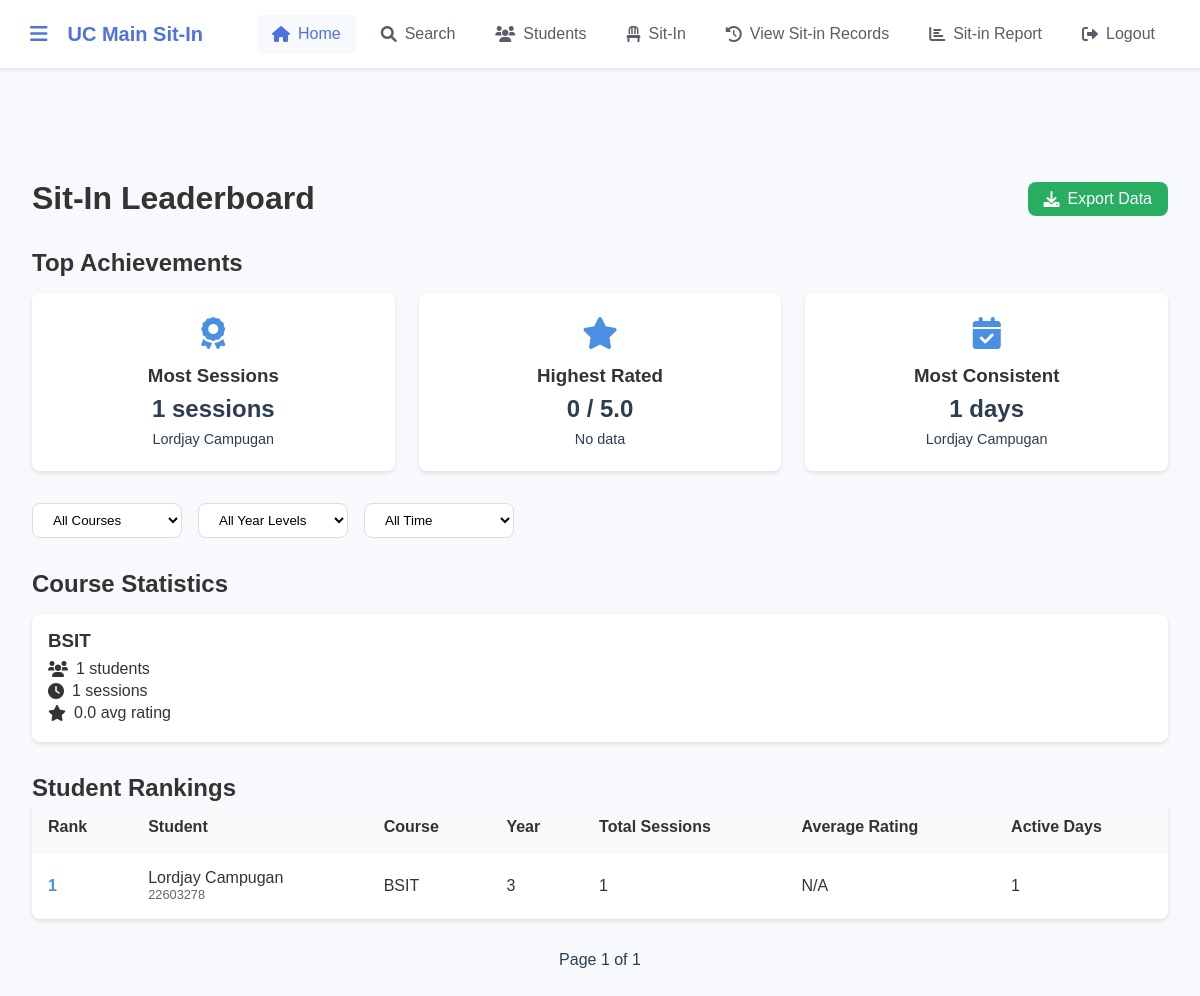
The page /admin/leaderboard (signed in) on the database its author committed.
### tables this page shows
CREATE TABLE users (
idNO VARCHAR(20) PRIMARY KEY,
lastname VARCHAR(100),
firstname VARCHAR(100),
middlename VARCHAR(100),
course VARCHAR(100),
year_level VARCHAR(10),
email VARCHAR(150),
username VARCHAR(50) UNIQUE,
password VARCHAR(100),
session VARCHAR(20),
profile_picture TEXT,
role VARCHAR(20) DEFAULT 'user' CHECK (role IN ('user', 'admin'))
, completed_sessions INTEGER DEFAULT 0);

### app.py (the view)
@app.route('/admin/leaderboard')
@admin_required
def admin_leaderboard():
    course = request.args.get('course')
    year_level = request.args.get('year_level')
    period = request.args.get('period', 'all')  # all, monthly, weekly
    page = request.args.get('page', 1, type=int)
    per_page = 10
    conn = sqlite3.connect(DATABASE)
    cursor = conn.cursor()
    base_query = '''
        SELECT
            u.idNO,
            u.firstname,
            u.lastname,
            u.course,
            u.year_level,
            COUNT(r.id) as total_sessions,
            COUNT(DISTINCT r.date) as unique_days,
            AVG(CASE
                WHEN f.rating IS NOT NULL THEN f.rating
                ELSE NULL
            END) as avg_rating
        FROM users u
        LEFT JOIN reservations r ON u.idNO = r.idno
        LEFT JOIN feedback f ON r.id = f.session_id
        WHERE u.role != 'admin'
    '''
    params = []
    if period == 'monthly':
        base_query += " AND r.date >= date('now', 'start of month')"
    elif period == 'weekly':
        base_query += " AND r.date >= date('now', '-7 days')"
    if course:
        base_query += ' AND u.course = ?'
        params.append(course)
    if year_level:
        base_query += ' AND u.year_level = ?'
        params.append(year_level)
    base_query += '''
        GROUP BY u.idNO, u.firstname, u.lastname, u.course, u.year_level
        HAVING total_sessions > 0
        ORDER BY total_sessions DESC, avg_rating DESC
    '''
    cursor.execute(f'''
        WITH RankedUsers AS ({base_query})
        SELECT
            (SELECT idNO || '|' || firstname || ' ' || lastname || '|' || total_sessions
             FROM RankedUsers ORDER BY total_sessions DESC LIMIT 1) as most_sessions,
            (SELECT idNO || '|' || firstname || ' ' || lastname || '|' || avg_rating
             FROM RankedUsers WHERE avg_rating IS NOT NULL ORDER BY avg_rating DESC LIMIT 1) as highest_rated,
            (SELECT idNO || '|' || firstname || ' ' || lastname || '|' || unique_days
             FROM RankedUsers ORDER BY unique_days DESC LIMIT 1) as most_consistent
    ''', params)
    achievement_row = cursor.fetchone()
    achievements = {
        'most_sessions': {'student': 'No data', 'count': 0},
        'highest_rated': {'student': 'No data', 'rating': 0},
        'most_consistent': {'student': 'No data', 'days': 0}
    }
    if achievement_row[0]:
        idno, name, count = achievement_row[0].split('|')
        achievements['most_sessions'] = {'student': name, 'count': int(count)}
    if achievement_row[1]:
        idno, name, rating = achievement_row[1].split('|')
        achievements['highest_rated'] = {'student': name, 'rating': float(rating)}
    if achievement_row[2]:
        idno, name, days = achievement_row[2].split('|')
        achievements['most_consistent'] = {'student': name, 'days': int(days)}
    cursor.execute('''
        SELECT
            u.course,
            COUNT(DISTINCT u.idNO) as total_students,
            COUNT(r.id) as total_sessions,
            AVG(CASE WHEN f.rating IS NOT NULL THEN f.rating ELSE NULL END) as avg_rating
        FROM users u
        LEFT JOIN reservations r ON u.idNO = r.idno
        LEFT JOIN feedback f ON r.id = f.session_id
        WHERE u.role != 'admin' AND u.course IS NOT NULL
        GROUP BY u.course
        HAVING total_sessions > 0
        ORDER BY total_sessions DESC
    ''')
    course_stats = cursor.fetchall()
    count_query = f"SELECT COUNT(*) FROM ({base_query})"
    cursor.execute(count_query, params)
    total_items = cursor.fetchone()[0]
    total_pages = (total_items + per_page - 1) // per_page
    query = base_query + ' LIMIT ? OFFSET ?'
    params.extend([per_page, (page - 1) * per_page])
    cursor.execute(query, params)
    leaderboard_data = cursor.fetchall()
    leaderboard = []
    for rank, row in enumerate(leaderboard_data, start=1 + (page - 1) * per_page):
        leaderboard.append({
            'rank': rank,
            'idno': row[0],
            'name': f"{row[1]} {row[2]}",
            'course': row[3] or 'Not specified',
            'year_level': row[4] or 'Not specified',
            'total_sessions': row[5],
            'unique_days': row[6],
            'avg_rating': f"{row[7]:.1f}" if row[7] else 'N/A'
        })
    cursor.execute('SELECT DISTINCT course FROM users WHERE course IS NOT NULL')
    courses = [row[0] for row in cursor.fetchall()]
    cursor.execute('SELECT DISTINCT year_level FROM users WHERE year_level IS NOT NULL')
    year_levels = [row[0] for row in cursor.fetchall()]
    conn.close()
    return render_template('admin_leaderboard.html',
                         achievements=achievements,
                         course_stats=course_stats,
                         leaderboard=leaderboard,
                         courses=courses,
                         year_levels=year_levels,
                         page=page,
                         total_pages=total_pages,
                         has_prev=page > 1,
                         has_next=page < total_pages,
                         current_course=course,
                         current_year=year_level,
                         current_period=period)

### app.py (called while the page is built)
def admin_required(f):
    @wraps(f)
    def decorated_function(*args, **kwargs):
        if session.get('role') != 'admin':
            return redirect(url_for('login', error="You do not have permission to access this page."))
        return f(*args, **kwargs)
    return decorated_function

### templates/admin_leaderboard.html (shortened to what this page needs)
<!DOCTYPE html>
<html lang="en">
<head>
    <link rel="stylesheet" href="{{ url_for('static', filename='admin-leaderboard.css') }}">
    <link rel="stylesheet" href="https://cdnjs.cloudflare.com/ajax/libs/font-awesome/6.0.0/css/all.min.css">
    <link rel="stylesheet" href="https://cdn.jsdelivr.net/npm/flatpickr/dist/flatpickr.min.css">
</head>
<body>
    <nav class="navbar">
        <div class="nav-left">
            <button class="menu-toggle" onclick="toggleSidebar()">
                <i class="fas fa-bars"></i>
            </button>
            <div class="logo-text">UC Main Sit-In</div>
        </div>
        <ul class="nav-links">
            <li><a href="{{ url_for('admin_dashboard') }}" class="active"><i class="fas fa-home"></i> Home</a></li>
            <li>
                <a href="#" onclick="toggleSearch()"><i class="fas fa-search"></i> Search</a>
            </li>
            <li><a href="{{ url_for('admin_students') }}"><i class="fas fa-users"></i> Students</a></li>
            <li><a href="{{ url_for('admin_sitin') }}"><i class="fas fa-chair"></i> Sit-In</a></li>
            <li><a href="{{ url_for('admin_sitin_records') }}"><i class="fas fa-history"></i> View Sit-in Records</a></li>
            <li><a href="{{ url_for('admin_sitin_report') }}"><i class="fas fa-chart-bar"></i> Sit-in Report</a></li>
            <li><a href="{{ url_for('logout') }}"><i class="fas fa-sign-out-alt"></i> Logout</a></li>
        </ul>
    </nav>
    <div class="main-content">
        <div class="page-header">
            <h1>Sit-In Leaderboard</h1>
            <div class="header-actions">
                <a href="{{ url_for('export_leaderboard', course=current_course, year_level=current_year, period=current_period) }}" class="export-btn">
                    <i class="fas fa-download"></i> Export Data
                </a>
            </div>
        </div>
        <div class="achievements-section">
            <h2>Top Achievements</h2>
            <div class="achievement-cards">
                <div class="achievement-card">
                    <i class="fas fa-award"></i>
                    <h3>Most Sessions</h3>
                    <p class="achievement-value">{{ achievements.most_sessions.count }} sessions</p>
                    <p class="achievement-holder">{{ achievements.most_sessions.student }}</p>
                </div>
                <div class="achievement-card">
                    <i class="fas fa-star"></i>
                    <h3>Highest Rated</h3>
                    <p class="achievement-value">{{ achievements.highest_rated.rating }} / 5.0</p>
                    <p class="achievement-holder">{{ achievements.highest_rated.student }}</p>
                </div>
                <div class="achievement-card">
                    <i class="fas fa-calendar-check"></i>
                    <h3>Most Consistent</h3>
                    <p class="achievement-value">{{ achievements.most_consistent.days }} days</p>
                    <p class="achievement-holder">{{ achievements.most_consistent.student }}</p>
                </div>
            </div>
        </div>
        <div class="filters-section">
            <form id="filterForm" method="GET" class="filters">
                <select name="course" onchange="this.form.submit()">
                    <option value="">All Courses</option>
                </select>
                <select name="year_level" onchange="this.form.submit()">
                    <option value="">All Year Levels</option>
                </select>
                <select name="period" onchange="this.form.submit()">
                    <option value="all" {% if current_period == 'all' %}selected{% endif %}>All Time</option>
                </select>
            </form>
        </div>
        <div class="course-stats-section">
            <h2>Course Statistics</h2>
            <div class="course-stats-grid">
                {% for stat in course_stats %}
                <div class="course-stat-card">
                    <h3>{{ stat[0] }}</h3>
                    <div class="stat-details">
                        <p><i class="fas fa-users"></i> {{ stat[1] }} students</p>
                        <p><i class="fas fa-clock"></i> {{ stat[2] }} sessions</p>
                        <p><i class="fas fa-star"></i> {{ "%.1f"|format(stat[3] or 0) }} avg rating</p>
                    </div>
                </div>
                {% endfor %}
            </div>
        </div>
        <div class="leaderboard-section">
            <h2>Student Rankings</h2>
            <div class="table-container">
                <table>
                    <thead>
                        <tr>
                            <th>Rank</th>
                            <th>Student</th>
                            <th>Course</th>
                            <th>Year</th>
                            <th>Total Sessions</th>
                            <th>Average Rating</th>
                            <th>Active Days</th>
                        </tr>
                    </thead>
                    <tbody>
                        {% for entry in leaderboard %}
                        <tr>
                            <td class="rank">{{ entry.rank }}</td>
                            <td>
                                <div class="student-info">
                                    <span class="student-name">{{ entry.name }}</span>
                                    <span class="student-id">{{ entry.idno }}</span>
                                </div>
                            </td>
                            <td>{{ entry.course }}</td>
                            <td>{{ entry.year_level }}</td>
                            <td>{{ entry.total_sessions }}</td>
                            <td>{{ entry.avg_rating }}</td>
                            <td>{{ entry.unique_days }}</td>
                        </tr>
                        {% endfor %}
                    </tbody>
                </table>
            </div>
            <div class="pagination">
                <span class="page-info">Page {{ page }} of {{ total_pages }}</span>
            </div>
        </div>
    </div>
</body>
</html>

### static/admin-leaderboard.css (style rules this page uses)
:root { --primary-color: #4a90e2; --secondary-color: #2c3e50; --success-color: #27ae60; --warning-color: #f39c12; --danger-color: #e74c3c; --light-gray: #f5f6fa; --dark-gray: #2c3e50; --text-color: #333; --border-radius: 8px; --box-shadow: 0 2px 4px rgba(0, 0, 0, 0.1); }
* { margin: 0; padding: 0; box-sizing: border-box; }
body { font-family: 'Arial', sans-serif; background: #f8f9fc; color: #333; min-height: 100vh; }
.navbar { display: flex; align-items: center; justify-content: space-between; background: white; padding: 15px 30px; box-shadow: 0 2px 4px rgba(0,0,0,0.1); position: relative; z-index: 100; }
.nav-left { display: flex; align-items: center; gap: 20px; }
.menu-toggle { background: none; border: none; font-size: 20px; cursor: pointer; color: #4e73df; }
.logo-text { font-size: 20px; font-weight: bold; color: #4e73df; }
.nav-links { display: flex; align-items: center; gap: 10px; list-style: none; }
.nav-links li a { color: #5a5c69; text-decoration: none; padding: 10px 15px; border-radius: 5px; transition: 0.3s; display: flex; align-items: center; gap: 8px; }
.nav-links li a:hover, .nav-links li a.active { color: #4e73df; background: #f8f9fc; }
.nav-links li a i { font-size: 16px; }
.main-content { margin-top: 80px; padding: 2rem; }
.page-header { display: flex; justify-content: space-between; align-items: center; margin-bottom: 2rem; }
.export-btn { background-color: var(--success-color); color: white; padding: 0.5rem 1rem; border-radius: var(--border-radius); text-decoration: none; display: flex; align-items: center; gap: 0.5rem; transition: all 0.3s ease; }
.achievements-section { margin-bottom: 2rem; }
.achievement-cards { display: grid; grid-template-columns: repeat(auto-fit, minmax(250px, 1fr)); gap: 1.5rem; margin-top: 1rem; }
.achievement-card { background-color: white; padding: 1.5rem; border-radius: var(--border-radius); box-shadow: var(--box-shadow); text-align: center; transition: transform 0.3s ease; }
.achievement-card i { font-size: 2rem; color: var(--primary-color); margin-bottom: 1rem; }
.achievement-value { font-size: 1.5rem; font-weight: bold; color: var(--secondary-color); margin: 0.5rem 0; }
.achievement-holder { color: var(--dark-gray); font-size: 0.9rem; }
.filters-section { margin-bottom: 2rem; }
.filters { display: flex; gap: 1rem; flex-wrap: wrap; }
.filters select { padding: 0.5rem 1rem; border: 1px solid #ddd; border-radius: var(--border-radius); background-color: white; min-width: 150px; }
.course-stats-section { margin-bottom: 2rem; }
.course-stats-grid { display: grid; grid-template-columns: repeat(auto-fit, minmax(200px, 1fr)); gap: 1rem; margin-top: 1rem; }
.course-stat-card { background-color: white; padding: 1rem; border-radius: var(--border-radius); box-shadow: var(--box-shadow); }
.stat-details { margin-top: 0.5rem; }
.stat-details p { display: flex; align-items: center; gap: 0.5rem; margin: 0.25rem 0; }
.table-container { background-color: white; border-radius: var(--border-radius); box-shadow: var(--box-shadow); overflow-x: auto; margin-bottom: 1rem; }
table { width: 100%; border-collapse: collapse; }
th, td { padding: 1rem; text-align: left; border-bottom: 1px solid var(--light-gray); }
th { background-color: #f8f9fa; font-weight: 600; }
.rank { font-weight: bold; color: var(--primary-color); }
.student-info { display: flex; flex-direction: column; }
.student-name { font-weight: 500; }
.student-id { font-size: 0.8rem; color: #666; }
.pagination { display: flex; justify-content: center; align-items: center; gap: 1rem; margin-top: 2rem; }
.page-info { color: var(--secondary-color); }
.achievement-card, .course-stat-card, .table-container { animation: fadeIn 0.5s ease forwards; }

### rows shown on the page
users: rank "1", name "Lordjay Campugan", idno "22603278", course "BSIT", year_level "3", total_sessions "1", avg_rating "N/A", unique_days "1"

### other values the page prints
{{ achievements.most_sessions.count }} "1"
{{ achievements.most_sessions.student }} "Lordjay Campugan"
{{ achievements.highest_rated.rating }} "0"
{{ achievements.highest_rated.student }} "No data"
{{ achievements.most_consistent.days }} "1"
{{ achievements.most_consistent.student }} "Lordjay Campugan"
{{ stat[0] }} "BSIT"
{{ stat[1] }} "1"
{{ stat[2] }} "1"
{{ "%.1f"|format(stat[3] or 0) }} "0.0"
{{ page }} "1"
{{ total_pages }} "1"
